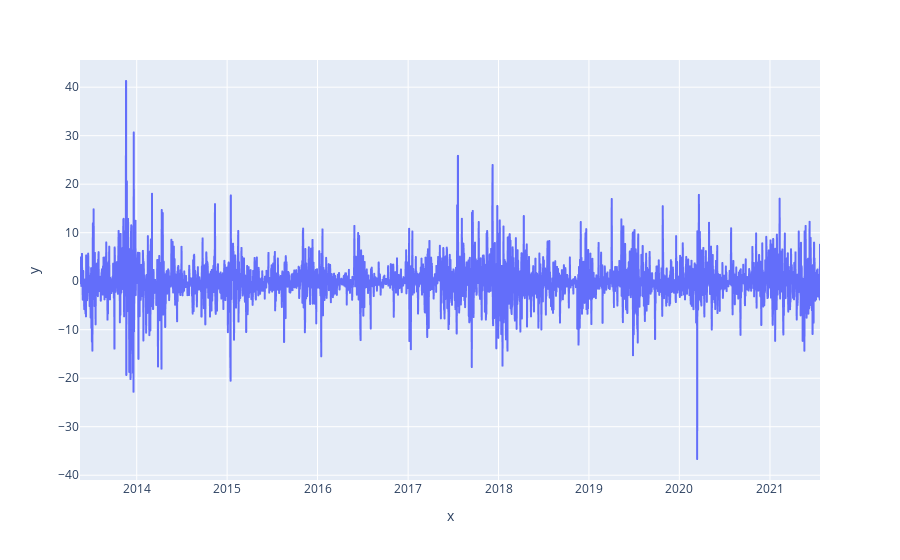

Write notebook code for a chart like this one.
### Code cell
px.line(x=ar_reisuals.index.to_timestamp(),y=ar_reisuals.T)

### Figure 1 — Plotly figure (JSON) as saved in the notebook; plotly's stock layout.template omitted (floating-point values rounded to 4 significant figures; data arrays with more than 128 entries replaced by an {"elided": "..."} marker saying what was removed)
{"data": [{"hovertemplate": "x=%{x}<br>y=%{y}<extra></extra>", "legendgroup": "", "line": {"color": "#636efa", "dash": "solid"}, "marker": {"symbol": "circle"}, "mode": "lines", "name": "", "showlegend": false, "type": "scattergl", "x": {"elided": "2983 str values"}, "xaxis": "x", "y": {"elided": "2983 float values"}, "yaxis": "y"}], "layout": {"legend": {"tracegroupgap": 0}, "margin": {"t": 60}, "xaxis": {"anchor": "y", "domain": [0, 1], "title": {"text": "x"}}, "yaxis": {"anchor": "x", "domain": [0, 1], "title": {"text": "y"}}}}
